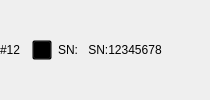
              <widget class="QWidget" name="widget_camera12" native="true">
               <layout class="QHBoxLayout" name="horizontalLayout_24">
                <property name="leftMargin">
                 <number>0</number>
                </property>
                <property name="topMargin">
                 <number>0</number>
                </property>
                <property name="rightMargin">
                 <number>0</number>
                </property>
                <property name="bottomMargin">
                 <number>0</number>
                </property>
                <item>
                 <widget class="QLabel" name="label_32">
                  <property name="text">
                   <string>#12</string>
                  </property>
                 </widget>
                </item>
                <item>
                 <spacer name="horizontalSpacer_36">
                  <property name="orientation">
                   <enum>Qt::Horizontal</enum>
                  </property>
                  <property name="sizeType">
                   <enum>QSizePolicy::Fixed</enum>
                  </property>
                  <property name="sizeHint" stdset="0">
                   <size>
                    <width>5</width>
                    <height>20</height>
                   </size>
                  </property>
                 </spacer>
                </item>
                <item>
                 <widget class="QPushButton" name="pbt_camera12">
                  <property name="sizePolicy">
                   <sizepolicy hsizetype="Fixed" vsizetype="Fixed">
                    <horstretch>0</horstretch>
                    <verstretch>0</verstretch>
                   </sizepolicy>
                  </property>
                  <property name="minimumSize">
                   <size>
                    <width>20</width>
                    <height>20</height>
                   </size>
                  </property>
                  <property name="maximumSize">
                   <size>
                    <width>20</width>
                    <height>20</height>
                   </size>
                  </property>
                  <property name="styleSheet">
                   <string notr="true">QPushButton
{   
    border-image:  url(:/image/camera_off.png);
    background:transparent; 
}

QPushButton:checked
{
    border-image: url(:/image/camera.png);
}
</string>
                  </property>
                  <property name="text">
                   <string/>
                  </property>
                  <property name="checkable">
                   <bool>true</bool>
                  </property>
                 </widget>
                </item>
                <item>
                 <widget class="QLabel" name="label_46">
                  <property name="text">
                   <string>SN:</string>
                  </property>
                 </widget>
                </item>
                <item>
                 <widget class="QPushButton" name="pbt_SN12">
                  <property name="text">
                   <string>SN:12345678</string>
                  </property>
                  <property name="checkable">
                   <bool>true</bool>
                  </property>
                  <property name="flat">
                   <bool>true</bool>
                  </property>
                 </widget>
                </item>
                <item>
                 <spacer name="horizontalSpacer_37">
                  <property name="orientation">
                   <enum>Qt::Horizontal</enum>
                  </property>
                  <property name="sizeHint" stdset="0">
                   <size>
                    <width>44</width>
                    <height>20</height>
                   </size>
                  </property>
                 </spacer>
                </item>
               </layout>
              </widget>
